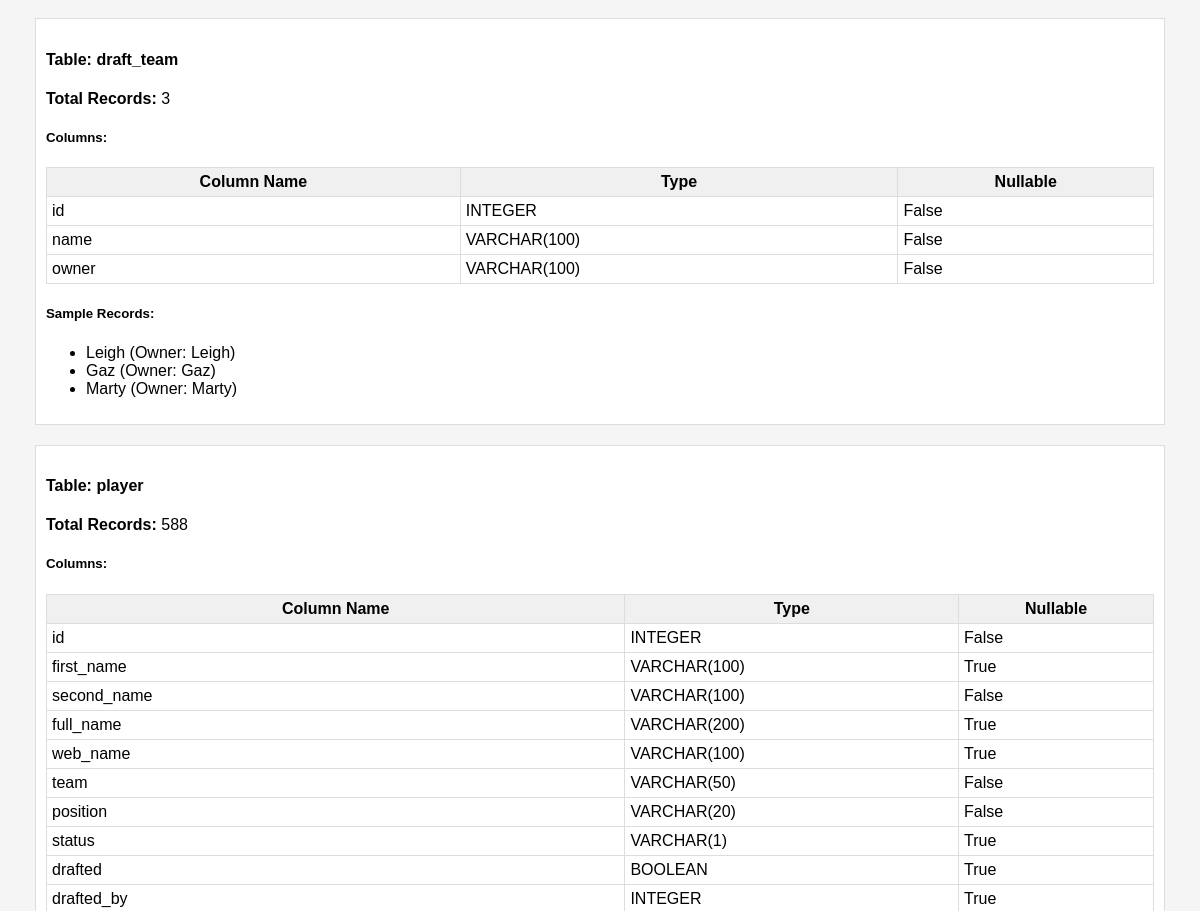
The page /admin/database (middle part) on the database as committed earlier.
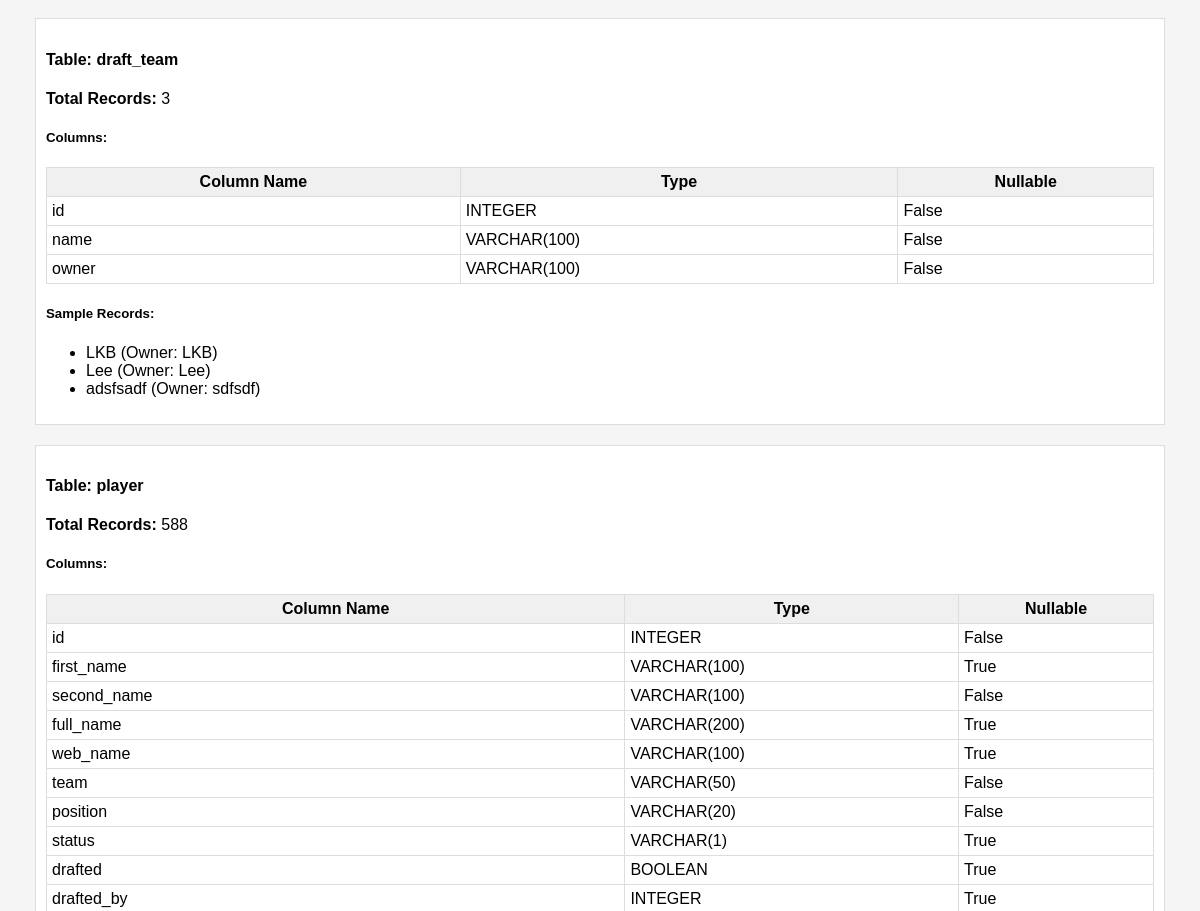
The same page on the database as committed later.
### app.py (models this page shows, shortened)
class DraftTeam(db.Model):
    id = db.Column(db.Integer, primary_key=True)
    name = db.Column(db.String(100), nullable=False)
    owner = db.Column(db.String(100), nullable=False)
    players = db.relationship('Player', backref='draft_team', lazy=True)

### app.py (the view)
@app.route('/admin/database')
def admin_database():
    try:
        from sqlalchemy import inspect
        inspector = inspect(db.engine)
        tables = inspector.get_table_names()
        db_info = {}
        for table in tables:
            columns = inspector.get_columns(table)
            if table == 'player':
                count = Player.query.count()
                sample = Player.query.limit(5).all()
            elif table == 'draft_team':
                count = DraftTeam.query.count()
                sample = DraftTeam.query.limit(5).all()
            elif table == 'draft':
                count = Draft.query.count()
                sample = Draft.query.limit(5).all()
            else:
                count = 0
                sample = []
            db_info[table] = {
                'columns': columns,
                'count': count,
                'sample': sample
            }
        return render_template('admin_database.html', db_info=db_info, tables=tables)
    except Exception as e:
        return f"Error inspecting database: {str(e)}"

### app.py (called while the page is built)
    @property
    def name(self):
        return self.web_name or self.second_name

### templates/admin_database.html (shortened to what this page needs)
{% extends "base.html" %}
{% block content %}
<div style="background-color: #f5f5f5; padding: 15px; border-radius: 5px; margin-bottom: 20px;">
    {% for table in tables %}
        <div style="margin-bottom: 20px; border: 1px solid #ddd; padding: 10px; background-color: white;">
            <h4>Table: {{ table }}</h4>
            <p><strong>Total Records:</strong> {{ db_info[table].count }}</p>
            <h5>Columns:</h5>
            <table style="width: 100%; border-collapse: collapse;">
                <tr style="background-color: #f0f0f0;">
                    <th style="border: 1px solid #ddd; padding: 5px;">Column Name</th>
                    <th style="border: 1px solid #ddd; padding: 5px;">Type</th>
                    <th style="border: 1px solid #ddd; padding: 5px;">Nullable</th>
                </tr>
                {% for col in db_info[table].columns %}
                <tr>
                    <td style="border: 1px solid #ddd; padding: 5px;">{{ col.name }}</td>
                    <td style="border: 1px solid #ddd; padding: 5px;">{{ col.type }}</td>
                    <td style="border: 1px solid #ddd; padding: 5px;">{{ col.nullable }}</td>
                </tr>
                {% endfor %}
            </table>
            {% if db_info[table].sample %}
            <h5>Sample Records:</h5>
            <ul>
                {% for item in db_info[table].sample[:3] %}
                    <li>
                        {% if table == 'player' %}
                            {{ item.name }} - {{ item.position }} - {{ item.team }}
                        {% elif table == 'draft_team' %}
                            {{ item.name }} (Owner: {{ item.owner }})
                        {% else %}
                            ID: {{ item.id }}
                        {% endif %}
                    </li>
                {% endfor %}
            </ul>
            {% endif %}
        </div>
    {% endfor %}
</div>
{% endblock %}

Rows that differ between the two databases and show on the page:
removed DraftTeam: name "Leigh", owner "Leigh"
removed DraftTeam: name "Gaz", owner "Gaz"
removed DraftTeam: name "Marty", owner "Marty"
added DraftTeam: name "LKB", owner "LKB"
added DraftTeam: name "Lee", owner "Lee"
added DraftTeam: name "adsfsadf", owner "sdfsdf"
